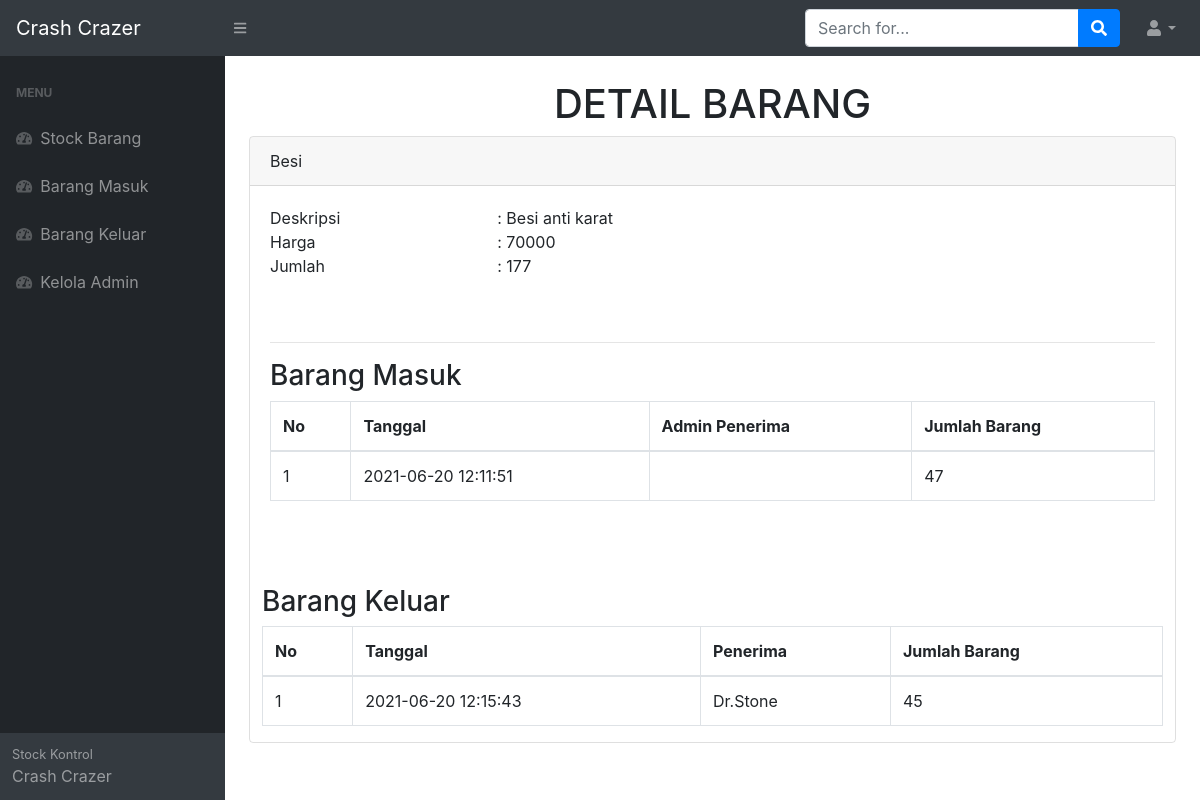
Screenshot of /detail.php?id=15 (signed in) with the database file from the repository.
### tables this page shows
CREATE TABLE `barang` (
  `idbarang` int(11) NOT NULL AUTO_INCREMENT,
  `namabarang` varchar(50) NOT NULL,
  `deskripsi` varchar(50) NOT NULL,
  `harga` int(11) NOT NULL,
  `jumlah` int(11) NOT NULL,
  PRIMARY KEY (`idbarang`)
);

CREATE TABLE `masuk` (
  `idmasuk` int(11) NOT NULL AUTO_INCREMENT,
  `idbarang` int(11) NOT NULL,
  `tanggal` timestamp NOT NULL DEFAULT current_timestamp(),
  `keterangan` varchar(50) NOT NULL,
  `jumlahmasuk` int(11) NOT NULL,
  PRIMARY KEY (`idmasuk`)
);

CREATE TABLE `keluar` (
  `idkeluar` int(11) NOT NULL AUTO_INCREMENT,
  `idbarang` int(11) NOT NULL,
  `tanggal` timestamp NOT NULL DEFAULT current_timestamp(),
  `penerima` varchar(25) NOT NULL,
  `jumlahkeluar` int(11) NOT NULL,
  PRIMARY KEY (`idkeluar`)
);

### detail.php (the view, shortened to what this page needs)
<?php
require "function.php";
$idbarang = $_GET['id'];
$get = mysqli_query($conn, "select * from barang where idbarang='$idbarang'");
$fetch = mysqli_fetch_array($get);
$namabarang = $fetch['namabarang'];
$deskripsi = $fetch['deskripsi'];
$stock = $fetch['jumlah'];
$harga = $fetch['harga'];
?>
<!DOCTYPE html>
<html lang="en">
    <head>
        <link href="css/styles.css" rel="stylesheet" />
        <link href="https://cdn.datatables.net/1.10.20/css/dataTables.bootstrap4.min.css" rel="stylesheet" />
    </head>
    <body class="sb-nav-fixed">
        <nav class="sb-topnav navbar navbar-expand navbar-dark bg-dark">
            <a class="navbar-brand" href="index.php">Crash Crazer</a>
            <button class="btn btn-link btn-sm order-1 order-lg-0" id="sidebarToggle" href="#"><i class="fas fa-bars"></i></button>
            <form class="d-none d-md-inline-block form-inline ml-auto mr-0 mr-md-3 my-2 my-md-0">
                <div class="input-group">
                    <input class="form-control" type="text" placeholder="Search for..." aria-label="Search" aria-describedby="basic-addon2" />
                    <div class="input-group-append">
                        <button class="btn btn-primary" type="button"><i class="fas fa-search"></i></button>
                    </div>
                </div>
            </form>
            <ul class="navbar-nav ml-auto ml-md-0">
                <li class="nav-item dropdown">
                    <a class="nav-link dropdown-toggle" id="userDropdown" href="#" role="button" data-toggle="dropdown" aria-haspopup="true" aria-expanded="false"><i class="fas fa-user fa-fw"></i></a>
                </li>
            </ul>
        </nav>
        <div id="layoutSidenav">
            <div id="layoutSidenav_nav">
                <nav class="sb-sidenav accordion sb-sidenav-dark" id="sidenavAccordion">
                    <div class="sb-sidenav-menu">
                        <div class="nav">
                            <div class="sb-sidenav-menu-heading">Menu</div>
                            <a class="nav-link" href="index.php">
                                <div class="sb-nav-link-icon"><i class="fas fa-tachometer-alt"></i></div>
                                Stock Barang
                            </a>
							<a class="nav-link" href="masuk.php">
                                <div class="sb-nav-link-icon"><i class="fas fa-tachometer-alt"></i></div>
                                Barang Masuk
                            </a>
							<a class="nav-link" href="keluar.php">
                                <div class="sb-nav-link-icon"><i class="fas fa-tachometer-alt"></i></div>
                                Barang Keluar
                            </a>
								<a class="nav-link" href="admin.php">
                                <div class="sb-nav-link-icon"><i class="fas fa-tachometer-alt"></i></div>
                                Kelola Admin
                            </a>
                        </div>
                    </div>
                    <div class="sb-sidenav-footer">
                        <div class="small">Stock Kontrol</div>
                        Crash Crazer
                    </div>
                </nav>
            </div>
            <div id="layoutSidenav_content">
                <main>
                    <div class="container-fluid">
                        <center><h1 class="mt-4">DETAIL BARANG</h1></center>
                        <div class="card mb-4">
                            <div class="card-header">
								 <?=$namabarang;?>
                            </div>
                            <div class="card-body">
								<div class="row">
									<div class="col-md-3">Deskripsi</div>
									<div class="col-md-9">: <?=$deskripsi;?></div>
								</div>
								<div class="row">
									<div class="col-md-3">Harga</div>
									<div class="col-md-9">: <?=$harga;?></div>
								</div>
								<div class="row">
									<div class="col-md-3">Jumlah</div>
									<div class="col-md-9">: <?=$stock;?></div>
								</div>
								<br><br><hr>
								<h3>Barang Masuk</h3>
                                <div class="table-responsive">
                                    <table class="table table-bordered" id="barangmasuk" width="100%" cellspacing="0">
                                        <thead>
                                            <tr>
                                                <th>No</th>
                                                <th>Tanggal</th>
                                                <th>Admin Penerima</th>
                                                <th>Jumlah Barang</th>
                                            </tr>
                                        </thead>
                                        <tbody>
											<?php
											$ambildatamasuk = mysqli_query($conn,  "SELECT barang.harga as harga, barang.deskripsi as deskripsi, masuk.idbarang as idbarang, masuk.idmasuk as idmasuk, masuk.tanggal as tanggal, masuk.jumlahmasuk as jumlahmasuk, login.username as keterangan FROM masuk LEFT JOIN barang ON masuk.idbarang = barang.idbarang LEFT JOIN login ON login.iduser = masuk.keterangan where masuk.idbarang='$idbarang'");
											$i=1;
											while($fetch=mysqli_fetch_array($ambildatamasuk)){
												$idbarang = $fetch['idbarang'];
												$tanggal = $fetch['tanggal'];
												$keterangan = $fetch['keterangan'];
												$quantity = $fetch['jumlahmasuk'];
											?>
                                            <tr>
                                                <td><?=$i++;?></td>
                                                <td><?=$tanggal;?></td>
												<td><?=$keterangan;?></td>
                                                <td><?=$quantity;?></td>
                                            </tr>
											<?php
											};
											?>
                                        </tbody>
                                    </table>
                                </div>
                            </div>
							<br><br>
							<div class="col mr-5">
							<h3>Barang Keluar</h3>
                                <div class="table-responsive">
                                    <table class="table table-bordered" id="barangkeluar" width="100%" cellspacing="0">
                                        <thead>
                                            <tr>
                                                <th>No</th>
                                                <th>Tanggal</th>
                                                <th>Penerima</th>
                                                <th>Jumlah Barang</th>
                                            </tr>
                                        </thead>
                                        <tbody>
											<?php
											$ambildatakeluar =mysqli_query($conn, "SELECT barang.harga as harga, barang.deskripsi as deskripsi, keluar.idbarang as idbarang, keluar.idkeluar as idkeluar, keluar.tanggal as tanggal, keluar.jumlahkeluar as jumlahkeluar, keluar.penerima as penerima from keluar LEFT JOIN barang ON keluar.idbarang = barang.idbarang where keluar.idbarang='$idbarang' ORDER BY tanggal");
											$i=1;
											while($fetch=mysqli_fetch_array($ambildatakeluar)){
												$tanggal = $fetch['tanggal'];
												$penerima = $fetch['penerima'];
												$quantity = $fetch['jumlahkeluar'];
											?>
                                            <tr>
                                                <td><?=$i++;?></td>
                                                <td><?=$tanggal;?></td>
												<td><?=$penerima;?></td>
                                                <td><?=$quantity;?></td>
                                            </tr>
											<?php
											};
											?>
                                        </tbody>
                                    </table>
                                </div>
                            </div>
							</div>
                        </div>
                    </div>
			</div>
    </body>
</html>

### rows the page displays
barang: namabarang "Besi", deskripsi "Besi anti karat", harga "70000", jumlah "177"
masuk: tanggal "2021-06-20 12:11:51", jumlahmasuk "47"
keluar: tanggal "2021-06-20 12:15:43", penerima "Dr.Stone", jumlahkeluar "45"
